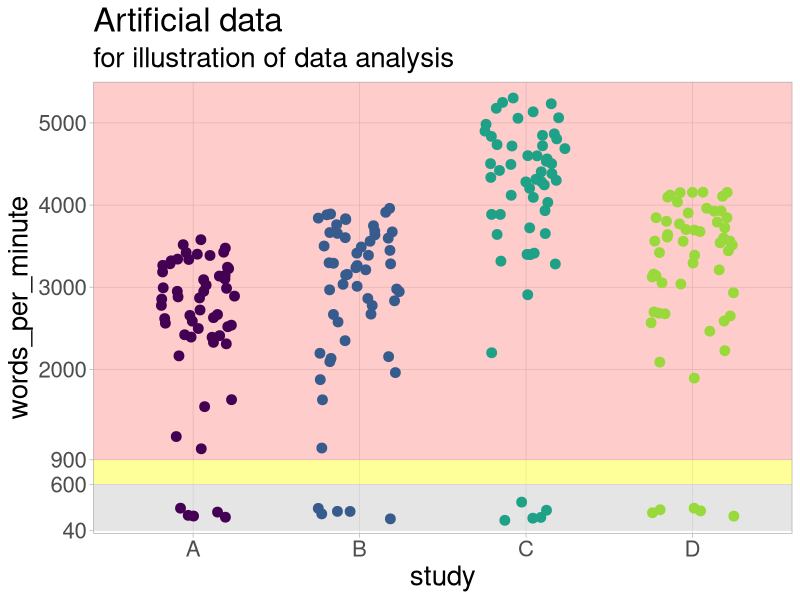
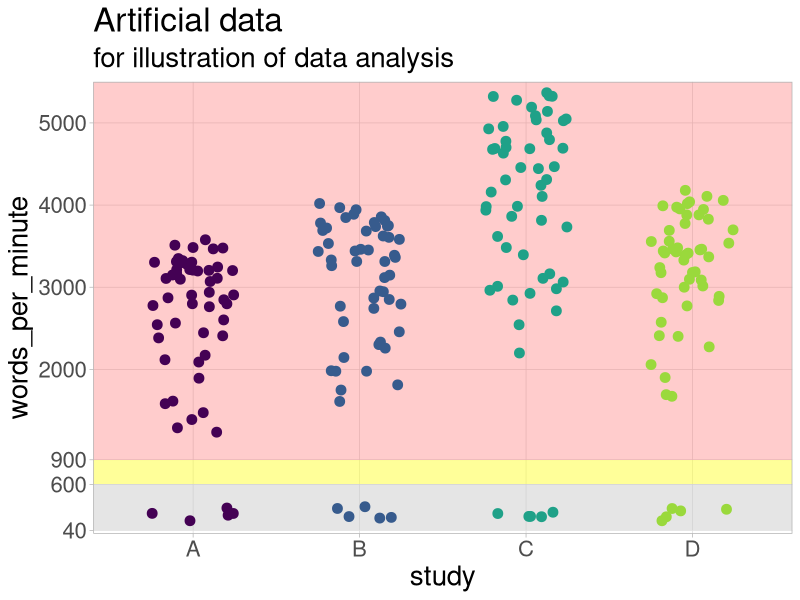
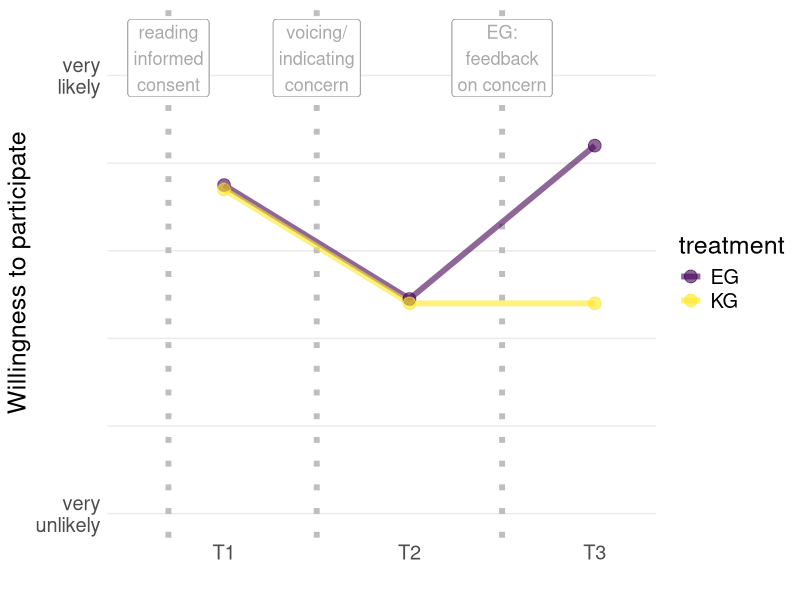

Here is the R script that generated these plots, in order:
## ---- chunk 1
knitr::opts_chunk$set(echo = FALSE,
                      message=FALSE, 
                      warning=FALSE)
### DOWNLOAD NEWEST SOURCES
## befindet sich im DIPF Ordner
# download.file("https://drive.google.com/uc?export=download&id=1ASV99YHMHSNChSNzqbZwvz2SiqYvmqO_",
#               "www/references.bib", overwrite = T)


library(fontawesome)
library(ggplot2)
library(lavaan)
# library(lavaanPlot)
library(DiagrammeR)
library(tidyverse)
## ---- chunk 2
study1_sample_data <- data.frame(study = c(rep("A", 55), rep("B", 55), rep("C", 55), rep("D", 55)),
                                 words_per_minute = c(c(rbeta(n = 50, shape1 = 5, shape2 = 1.5) * 3600, rnorm(5, 250, 50)), 
                                                      c(rbeta(n = 50, shape1 = 5, shape2 = 1.5) * 4100, rnorm(5, 250, 50)), 
                                                      c(rbeta(n = 50, shape1 = 5, shape2 = 1.5) * 5400, rnorm(5, 250, 50)), 
                                                      c(rbeta(n = 50, shape1 = 5, shape2 = 1.5) * 4200, rnorm(5, 250, 50))
                                                     )
                                 )

ggplot() +
  geom_rect(aes(ymin= 40,
                ymax = 600,
                xmin = -Inf,
                xmax = Inf), 
            fill = 'grey', alpha = 0.40, color = NA) +
  geom_rect(aes(ymin= 600,
                ymax = 900,
                xmin = -Inf,
                xmax = Inf), 
            fill = 'yellow', alpha = 0.40, color = NA) +
  geom_rect(aes(ymin= 900,
                ymax = Inf,
                xmin = -Inf,
                xmax = Inf), 
            fill = 'red', alpha = 0.20, color = NA) +
  geom_jitter(data=study1_sample_data, aes(x=study, y=words_per_minute, colour = study), width = .25, size = 3) +
  scale_y_continuous(limits = c(0, 5500), expand = c(0,0), breaks = c(40, 600, 900, 2000, 3000, 4000, 5000)) +
  ggtitle("Artificial data", subtitle = "for illustration of data analysis") +
  scale_color_viridis_d(end = .85) +
  theme_light() +
  theme(panel.grid.minor = element_blank(),
        legend.position = "none",
        text = element_text(size = 20))

## ---- chunk 3
study1_sample_data <- data.frame(study = c(rep("A", 55), rep("B", 55), rep("C", 55), rep("D", 55)),
                                 words_per_minute = c(c(rbeta(n = 50, shape1 = 5, shape2 = 1.5) * 3600, rnorm(5, 250, 50)), 
                                                      c(rbeta(n = 50, shape1 = 5, shape2 = 1.5) * 4100, rnorm(5, 250, 50)), 
                                                      c(rbeta(n = 50, shape1 = 5, shape2 = 1.5) * 5400, rnorm(5, 250, 50)), 
                                                      c(rbeta(n = 50, shape1 = 5, shape2 = 1.5) * 4200, rnorm(5, 250, 50))
                                                     )
                                 )

ggplot() +
  geom_rect(aes(ymin= 40,
                ymax = 600,
                xmin = -Inf,
                xmax = Inf), 
            fill = 'grey', alpha = 0.40, color = NA) +
  geom_rect(aes(ymin= 600,
                ymax = 900,
                xmin = -Inf,
                xmax = Inf), 
            fill = 'yellow', alpha = 0.40, color = NA) +
  geom_rect(aes(ymin= 900,
                ymax = Inf,
                xmin = -Inf,
                xmax = Inf), 
            fill = 'red', alpha = 0.20, color = NA) +
  geom_jitter(data=study1_sample_data, aes(x=study, y=words_per_minute, colour = study), width = .25, size = 3) +
  scale_y_continuous(limits = c(0, 5500), expand = c(0,0), breaks = c(40, 600, 900, 2000, 3000, 4000, 5000)) +
  ggtitle("Artificial data", subtitle = "for illustration of data analysis") +
  scale_color_viridis_d(end = .85) +
  theme_light() +
  theme(panel.grid.minor = element_blank(),
        legend.position = "none",
        text = element_text(size = 20))

## ---- chunk 4
grViz("
digraph MANOVA {
  graph [layout = dot, rankdir = LR, ranksep=3.0, nodesep=0.6]

  # Knotenstil: manifeste Variablen
  node [shape=rectangle, style=filled, fillcolor=White]

  # Manifeste Prädiktoren
  Exp_Participant [label = 'Experience as\\nResearch Participant']
  Exp_Conducting [label = 'Experience\\nConducting Studies']

  # Manifeste AV
  DwellTime [label = 'Dwell Time']

  # Latente Variablen (andere Form)
  node [shape=ellipse, style=filled, fillcolor=White]

  # Latente Prädiktoren
  Trust [label = 'Perceived Trust\\n(Benevolence)']
  Risk [label = 'Perceived Risk\\nof Participation']

  # Latente AVs
  ReadingEngagement [label = 'Reading\\nEngagement']
  Understanding [label = 'Understanding']
  
  {rank=same; Exp_Participant; Exp_Conducting; Trust; Risk}
  {rank=same; DwellTime; ReadingEngagement}
  {rank=same; Understanding}
      
  # Kanten: Jeder Prädiktor auf jede AV
  Exp_Participant:e -> DwellTime:w
  Exp_Participant:e -> ReadingEngagement:w

  Exp_Conducting:e -> DwellTime:w
  Exp_Conducting:e -> ReadingEngagement:w

  Trust:e -> DwellTime:w
  Trust:e -> ReadingEngagement:w

  Risk:e -> DwellTime:w
  Risk:e -> ReadingEngagement:w

  DwellTime:e -> Understanding:w
  ReadingEngagement:e -> Understanding:w

  # Korrelationen (bidirektionale Pfeile) zwischen den AVs
  edge [dir=both]

  DwellTime:n -> ReadingEngagement:s
  ReadingEngagement:s -> DwellTime:n
  
}
")
## ---- chunk 5
# # Simulate data
# set.seed(123)  # for reproducibility
# simulated_data <- simulateData(model, sample.nobs = 500)
# 
# # Fit the SEM model to the simulated data
# fit <- sem(model, data = simulated_data)
# 
# lavaanPlot(fit,
#            graph_options = list(rankdir = "LR"),
#            node_options = list(shape = "box", fontname = "Helvetica"),
#            edge_options = list(color = "grey"),
#            labels = list("knowledge1" = "",
#                          "knowledge2" = "",
#                          "knowledge3" = "",
#                          "knowledge4" = "",
#                          "read_engagement1" = "",
#                          "read_engagement2" = "",
#                          "read_engagement3" = "",
#                          "read_engagement4" = "",
#                          "understanding1" = "",
#                          "understanding2" = "",
#                          "understanding3" = "",
#                          "understanding4" = ""))
## ---- chunk 6
grViz("
digraph SEM {
  graph [layout = dot, rankdir = LR, nodesep=0.4]
  
  // NODES
  data_sharing [shape=rectangle]
  
  perceived_sensitivity [shape=ellipse, color='#bcbcbc', fontcolor='#bcbcbc']
  
  willingness_participate [shape=ellipse, color='#000']
  
  data_type [shape=rectangle]
  
  invis [shape=point, style=invis]
  

  // Create a vertical rank
  {rank=same; data_type; invis; perceived_sensitivity}


  // Connections
  data_sharing -> invis [label='0', dir=none, headclip=false]
  data_type -> invis [label='+']
  invis -> perceived_sensitivity [dir=back, color='#bcbcbc', label='+', fontcolor='#bcbcbc']
  invis -> willingness_participate [tailclip=false]
}
")
## ---- chunk 7
p_data <- data.frame(treatment = c(rep("EG", 3), rep("KG", 3)),
                     repeated_measures = rep(c(1, 2, 3), 2),
                     willingness = c(4.75, 3.45, 5.2,
                                     4.7, 3.4, 3.4))


ggplot(p_data, aes(x=repeated_measures, y=willingness, color=treatment, group = treatment)) +
  geom_vline(xintercept = .7, colour = "grey", linewidth = 2, linetype = "dotted") +
  geom_label(aes(x = .7, y = 6.2, label = "reading\ninformed\nconsent"), 
           fill = "white", color = "darkgrey", size = 4.6) +
  geom_vline(xintercept = 1.5, colour = "grey", linewidth = 2, linetype = "dotted") +
  geom_label(aes(x = 1.5, y = 6.2, label = "voicing/\nindicating\nconcern"), 
           fill = "white", color = "darkgrey", size = 4.6) +
  geom_vline(xintercept = 2.5, colour = "grey", linewidth = 2, linetype = "dotted") +
  geom_label(aes(x = 2.5, y = 6.2, label = "EG:\nfeedback\non concern"), 
           fill = "white", color = "darkgrey", size = 4.6) +
  geom_line(size = 2, alpha = .6) +
  geom_point(size = 4, alpha = .6) +
  scale_y_continuous(limits = c(1,6.5), 
                     breaks = c(1:6),
                     labels = c("very\nunlikely", "", "", "", "", "very\nlikely")) +
  scale_x_continuous(breaks = c(1,2,3), labels = c("T1", "T2", "T3"), 
                     expand = c(.1, .1)) +
  scale_color_viridis_d() +
  xlab("") +
  ylab("Willingness to participate") +
  theme_minimal() +
  theme(panel.grid.minor.x = element_blank(),
        panel.grid.major.x = element_blank(),
        panel.grid.minor.y = element_blank(),
        text = element_text(size = 18))
  
## ---- chunk 8
grViz("
digraph SEM {
  graph [layout = dot, rankdir = LR, nodesep=0.4]
  
  // NODES
  wp1 [shape=ellipse, label='willingness_participate']
  wp2 [shape=ellipse, label='willingness_participate']
  
  is1 [shape=ellipse, label='informed']
  is2 [shape=ellipse, label='informed']
  
  feedback [shape=rectangle]
  
  invis1 [shape=point, style=invis]
  invis2 [shape=point, style=invis]
  
  // Create a vertical rank
  {rank=same; invis1; invis2; feedback}
  {rank=same; wp1; is1}
  {rank=same; wp2; is2}

  // Connections
  wp1:e -> invis1 [weight=10, dir=none, headclip=false]
  invis1 -> wp2:w [weight=10, tailclip=false]
  is1:e -> invis2 [weight=10, dir=none, headclip=false]
  invis2 -> is2:w [weight=10, tailclip=false]
  feedback -> wp2
  feedback -> is2
  wp1 -> is1 [dir=both]
  wp2 -> is2 [dir=both]
}
")
